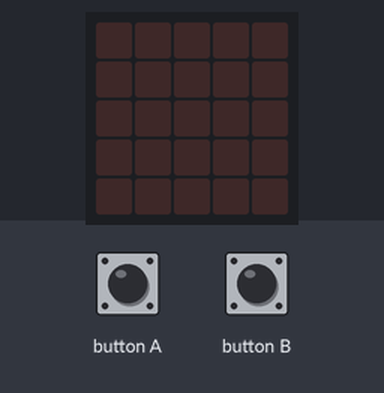
The program below on a simulated BBC micro:bit (MakeCode). On the bench: the board's 5×5 LED display. Inputs (shaded band) come from the test bench. Random numbers come from a fixed seed.

Above: at 1.2 s.
1.3 s: button A pressed for 0.15 s
At 2.6 s:
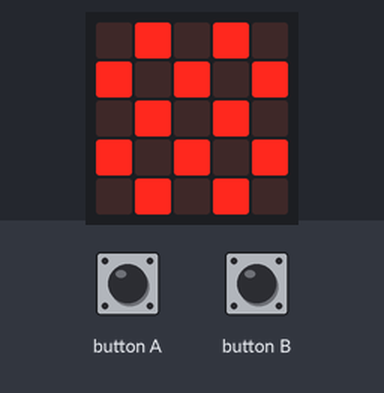
2.9 s: button B pressed for 0.15 s
At 3.9 s:
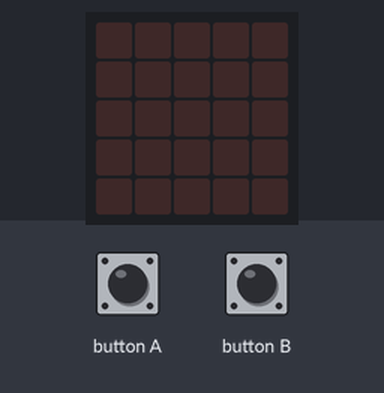
At 9.7 s:
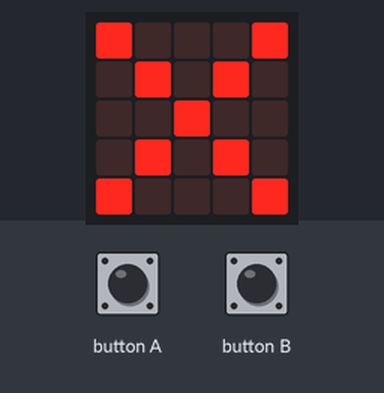
Timing chart, 0 to 11.2 s (numbered marks = the images above; inputs shaded):
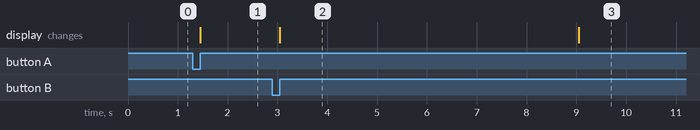

Measured:
- after the input at 1.3 s, the display: changes after 0.15 s (image 1)
- what the display in image 2 shows lasts 6.0 s, from 3.1 s to 9.1 s

The program:

main.ts
```typescript
let tiempo = 0
input.onButtonPressed(Button.A, function () {
    tiempo += randint(5, 15)
    basic.showIcon(IconNames.Chessboard)
    while (tiempo > 0) {
        tiempo += -1
        basic.pause(1000)
    }
    basic.showIcon(IconNames.No)
})
input.onButtonPressed(Button.B, function () {
    basic.clearScreen()
})
```

test.ts
```typescript
// aquí va el archivo "tests"; esto no se compilará cuando este paquete se utilice como una extensión.
```
